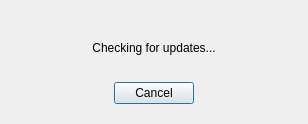
<?xml version="1.0" encoding="UTF-8"?>
<ui version="4.0">
 <class>UpdateDialog</class>
 <widget class="QDialog" name="UpdateDialog">
  <property name="sizePolicy">
   <sizepolicy hsizetype="Maximum" vsizetype="Maximum">
    <horstretch>0</horstretch>
    <verstretch>0</verstretch>
   </sizepolicy>
  </property>
  <property name="windowTitle">
   <string>Check for Updates</string>
  </property>
  <layout class="QVBoxLayout" name="verticalLayout_5">
   <property name="sizeConstraint">
    <enum>QLayout::SetMaximumSize</enum>
   </property>
   <item>
    <widget class="QStackedWidget" name="stackedWidget">
     <property name="sizePolicy">
      <sizepolicy hsizetype="Maximum" vsizetype="Maximum">
       <horstretch>0</horstretch>
       <verstretch>0</verstretch>
      </sizepolicy>
     </property>
     <property name="currentIndex">
      <number>0</number>
     </property>
     <widget class="QWidget" name="checkingPage">
      <property name="sizePolicy">
       <sizepolicy hsizetype="Maximum" vsizetype="Maximum">
        <horstretch>0</horstretch>
        <verstretch>0</verstretch>
       </sizepolicy>
      </property>
      <layout class="QVBoxLayout" name="verticalLayout">
       <property name="sizeConstraint">
        <enum>QLayout::SetMaximumSize</enum>
       </property>
       <item>
        <widget class="QLabel" name="checkingLabel">
         <property name="sizePolicy">
          <sizepolicy hsizetype="Preferred" vsizetype="Expanding">
           <horstretch>0</horstretch>
           <verstretch>0</verstretch>
          </sizepolicy>
         </property>
         <property name="text">
          <string>Checking for updates...</string>
         </property>
         <property name="alignment">
          <set>Qt::AlignCenter</set>
         </property>
         <property name="wordWrap">
          <bool>true</bool>
         </property>
        </widget>
       </item>
       <item>
        <layout class="QHBoxLayout" name="horizontalLayout_2">
         <property name="sizeConstraint">
          <enum>QLayout::SetMaximumSize</enum>
         </property>
         <item>
          <spacer name="horizontalSpacer_3">
           <property name="orientation">
            <enum>Qt::Horizontal</enum>
           </property>
           <property name="sizeHint" stdset="0">
            <size>
             <width>1</width>
             <height>1</height>
            </size>
           </property>
          </spacer>
         </item>
         <item>
          <widget class="QPushButton" name="cancelCheckingPushButton">
           <property name="text">
            <string>Cancel</string>
           </property>
          </widget>
         </item>
         <item>
          <spacer name="horizontalSpacer_4">
           <property name="orientation">
            <enum>Qt::Horizontal</enum>
           </property>
           <property name="sizeHint" stdset="0">
            <size>
             <width>1</width>
             <height>1</height>
            </size>
           </property>
          </spacer>
         </item>
        </layout>
       </item>
      </layout>
     </widget>
     <widget class="QWidget" name="alreadyLatestPage">
      <property name="sizePolicy">
       <sizepolicy hsizetype="Maximum" vsizetype="Maximum">
        <horstretch>0</horstretch>
        <verstretch>0</verstretch>
       </sizepolicy>
      </property>
      <layout class="QVBoxLayout" name="verticalLayout_2">
       <property name="sizeConstraint">
        <enum>QLayout::SetMaximumSize</enum>
       </property>
       <item>
        <widget class="QLabel" name="updateCheckCompletedLabel">
         <property name="sizePolicy">
          <sizepolicy hsizetype="Preferred" vsizetype="Expanding">
           <horstretch>0</horstretch>
           <verstretch>0</verstretch>
          </sizepolicy>
         </property>
         <property name="text">
          <string>Congratulations, you are running the latest version of Silverlock (&lt;b&gt;%1&lt;/b&gt;)! There is no need to update.</string>
         </property>
         <property name="alignment">
          <set>Qt::AlignCenter</set>
         </property>
         <property name="wordWrap">
          <bool>true</bool>
         </property>
        </widget>
       </item>
       <item>
        <layout class="QHBoxLayout" name="horizontalLayout_3">
         <property name="sizeConstraint">
          <enum>QLayout::SetMaximumSize</enum>
         </property>
         <item>
          <spacer name="horizontalSpacer_5">
           <property name="orientation">
            <enum>Qt::Horizontal</enum>
           </property>
           <property name="sizeHint" stdset="0">
            <size>
             <width>1</width>
             <height>1</height>
            </size>
           </property>
          </spacer>
         </item>
         <item>
          <widget class="QPushButton" name="alreadyLatestPushButton">
           <property name="text">
            <string>OK</string>
           </property>
          </widget>
         </item>
         <item>
          <spacer name="horizontalSpacer_6">
           <property name="orientation">
            <enum>Qt::Horizontal</enum>
           </property>
           <property name="sizeHint" stdset="0">
            <size>
             <width>1</width>
             <height>1</height>
            </size>
           </property>
          </spacer>
         </item>
        </layout>
       </item>
      </layout>
     </widget>
     <widget class="QWidget" name="updateAvailablePage">
      <property name="sizePolicy">
       <sizepolicy hsizetype="Maximum" vsizetype="Maximum">
        <horstretch>0</horstretch>
        <verstretch>0</verstretch>
       </sizepolicy>
      </property>
      <layout class="QVBoxLayout" name="verticalLayout_3">
       <property name="sizeConstraint">
        <enum>QLayout::SetMaximumSize</enum>
       </property>
       <item>
        <widget class="QLabel" name="updateAvailableLabel">
         <property name="sizePolicy">
          <sizepolicy hsizetype="Preferred" vsizetype="Expanding">
           <horstretch>0</horstretch>
           <verstretch>0</verstretch>
          </sizepolicy>
         </property>
         <property name="text">
          <string>An update to version &lt;b&gt;%1&lt;/b&gt; is available! You are running version &lt;b&gt;%2&lt;/b&gt;. It is strongly recommended that you upgrade now. Continue?</string>
         </property>
         <property name="wordWrap">
          <bool>true</bool>
         </property>
        </widget>
       </item>
       <item>
        <layout class="QHBoxLayout" name="horizontalLayout">
         <property name="sizeConstraint">
          <enum>QLayout::SetMaximumSize</enum>
         </property>
         <item>
          <spacer name="horizontalSpacer">
           <property name="orientation">
            <enum>Qt::Horizontal</enum>
           </property>
           <property name="sizeHint" stdset="0">
            <size>
             <width>1</width>
             <height>1</height>
            </size>
           </property>
          </spacer>
         </item>
         <item>
          <widget class="QPushButton" name="acceptUpgradePushButton">
           <property name="text">
            <string>Yes</string>
           </property>
          </widget>
         </item>
         <item>
          <widget class="QPushButton" name="rejectUpgradePushButton">
           <property name="text">
            <string>No</string>
           </property>
          </widget>
         </item>
         <item>
          <spacer name="horizontalSpacer_2">
           <property name="orientation">
            <enum>Qt::Horizontal</enum>
           </property>
           <property name="sizeHint" stdset="0">
            <size>
             <width>1</width>
             <height>1</height>
            </size>
           </property>
          </spacer>
         </item>
        </layout>
       </item>
      </layout>
     </widget>
     <widget class="QWidget" name="downloadUpdatePage">
      <property name="sizePolicy">
       <sizepolicy hsizetype="Maximum" vsizetype="Maximum">
        <horstretch>0</horstretch>
        <verstretch>0</verstretch>
       </sizepolicy>
      </property>
      <layout class="QVBoxLayout" name="verticalLayout_4">
       <property name="sizeConstraint">
        <enum>QLayout::SetMaximumSize</enum>
       </property>
       <item>
        <spacer name="verticalSpacer">
         <property name="orientation">
          <enum>Qt::Vertical</enum>
         </property>
         <property name="sizeHint" stdset="0">
          <size>
           <width>1</width>
           <height>1</height>
          </size>
         </property>
        </spacer>
       </item>
       <item>
        <widget class="QLabel" name="downloadingLabel">
         <property name="text">
          <string>Contacting download server...</string>
         </property>
         <property name="alignment">
          <set>Qt::AlignCenter</set>
         </property>
         <property name="wordWrap">
          <bool>true</bool>
         </property>
        </widget>
       </item>
       <item>
        <widget class="QProgressBar" name="progressBar">
         <property name="maximum">
          <number>0</number>
         </property>
         <property name="value">
          <number>0</number>
         </property>
         <property name="textVisible">
          <bool>false</bool>
         </property>
         <property name="format">
          <string>%v / %m bytes (%p%)</string>
         </property>
        </widget>
       </item>
       <item>
        <spacer name="verticalSpacer_2">
         <property name="orientation">
          <enum>Qt::Vertical</enum>
         </property>
         <property name="sizeHint" stdset="0">
          <size>
           <width>1</width>
           <height>1</height>
          </size>
         </property>
        </spacer>
       </item>
       <item>
        <layout class="QHBoxLayout" name="horizontalLayout_5">
         <property name="sizeConstraint">
          <enum>QLayout::SetMaximumSize</enum>
         </property>
         <item>
          <spacer name="horizontalSpacer_9">
           <property name="orientation">
            <enum>Qt::Horizontal</enum>
           </property>
           <property name="sizeHint" stdset="0">
            <size>
             <width>1</width>
             <height>1</height>
            </size>
           </property>
          </spacer>
         </item>
         <item>
          <widget class="QPushButton" name="cancelDownloadPushButton">
           <property name="text">
            <string>Cancel</string>
           </property>
          </widget>
         </item>
         <item>
          <spacer name="horizontalSpacer_10">
           <property name="orientation">
            <enum>Qt::Horizontal</enum>
           </property>
           <property name="sizeHint" stdset="0">
            <size>
             <width>1</width>
             <height>1</height>
            </size>
           </property>
          </spacer>
         </item>
        </layout>
       </item>
      </layout>
     </widget>
     <widget class="QWidget" name="installPage">
      <property name="sizePolicy">
       <sizepolicy hsizetype="Maximum" vsizetype="Maximum">
        <horstretch>0</horstretch>
        <verstretch>0</verstretch>
       </sizepolicy>
      </property>
      <layout class="QVBoxLayout" name="verticalLayout_6">
       <property name="sizeConstraint">
        <enum>QLayout::SetMaximumSize</enum>
       </property>
       <item>
        <widget class="QLabel" name="installLabel">
         <property name="sizePolicy">
          <sizepolicy hsizetype="Preferred" vsizetype="Expanding">
           <horstretch>0</horstretch>
           <verstretch>0</verstretch>
          </sizepolicy>
         </property>
         <property name="text">
          <string>Silverlock has been downloaded successfully. Silverlock will now prompt you to save your documents and exit and the installer will guide you through the installation of the new version.</string>
         </property>
         <property name="alignment">
          <set>Qt::AlignCenter</set>
         </property>
         <property name="wordWrap">
          <bool>true</bool>
         </property>
        </widget>
       </item>
       <item>
        <layout class="QHBoxLayout" name="horizontalLayout_6">
         <property name="sizeConstraint">
          <enum>QLayout::SetMaximumSize</enum>
         </property>
         <item>
          <spacer name="horizontalSpacer_11">
           <property name="orientation">
            <enum>Qt::Horizontal</enum>
           </property>
           <property name="sizeHint" stdset="0">
            <size>
             <width>1</width>
             <height>1</height>
            </size>
           </property>
          </spacer>
         </item>
         <item>
          <widget class="QPushButton" name="installPushButton">
           <property name="text">
            <string>Install</string>
           </property>
          </widget>
         </item>
         <item>
          <spacer name="horizontalSpacer_12">
           <property name="orientation">
            <enum>Qt::Horizontal</enum>
           </property>
           <property name="sizeHint" stdset="0">
            <size>
             <width>1</width>
             <height>1</height>
            </size>
           </property>
          </spacer>
         </item>
        </layout>
       </item>
      </layout>
     </widget>
     <widget class="QWidget" name="errorPage">
      <property name="sizePolicy">
       <sizepolicy hsizetype="Maximum" vsizetype="Maximum">
        <horstretch>0</horstretch>
        <verstretch>0</verstretch>
       </sizepolicy>
      </property>
      <layout class="QVBoxLayout" name="verticalLayout_7">
       <property name="sizeConstraint">
        <enum>QLayout::SetMaximumSize</enum>
       </property>
       <item>
        <widget class="QLabel" name="errorLabel">
         <property name="sizePolicy">
          <sizepolicy hsizetype="Preferred" vsizetype="Expanding">
           <horstretch>0</horstretch>
           <verstretch>0</verstretch>
          </sizepolicy>
         </property>
         <property name="text">
          <string>An error occurred during the update process: %1</string>
         </property>
         <property name="textFormat">
          <enum>Qt::RichText</enum>
         </property>
         <property name="alignment">
          <set>Qt::AlignCenter</set>
         </property>
         <property name="wordWrap">
          <bool>true</bool>
         </property>
         <property name="openExternalLinks">
          <bool>true</bool>
         </property>
        </widget>
       </item>
       <item>
        <layout class="QHBoxLayout" name="horizontalLayout_4">
         <property name="sizeConstraint">
          <enum>QLayout::SetMaximumSize</enum>
         </property>
         <item>
          <spacer name="horizontalSpacer_7">
           <property name="orientation">
            <enum>Qt::Horizontal</enum>
           </property>
           <property name="sizeHint" stdset="0">
            <size>
             <width>1</width>
             <height>1</height>
            </size>
           </property>
          </spacer>
         </item>
         <item>
          <widget class="QPushButton" name="acknowledgeErrorPushButton">
           <property name="text">
            <string>OK</string>
           </property>
          </widget>
         </item>
         <item>
          <spacer name="horizontalSpacer_8">
           <property name="orientation">
            <enum>Qt::Horizontal</enum>
           </property>
           <property name="sizeHint" stdset="0">
            <size>
             <width>1</width>
             <height>1</height>
            </size>
           </property>
          </spacer>
         </item>
        </layout>
       </item>
      </layout>
     </widget>
    </widget>
   </item>
  </layout>
 </widget>
 <tabstops>
  <tabstop>cancelCheckingPushButton</tabstop>
  <tabstop>alreadyLatestPushButton</tabstop>
  <tabstop>acceptUpgradePushButton</tabstop>
  <tabstop>rejectUpgradePushButton</tabstop>
  <tabstop>cancelDownloadPushButton</tabstop>
  <tabstop>installPushButton</tabstop>
  <tabstop>acknowledgeErrorPushButton</tabstop>
 </tabstops>
 <resources/>
 <connections/>
</ui>
